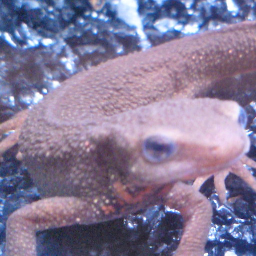
#> input picture 100knocks_image_processing/dataset/images/imori_256x256.png, 256 x 256 px; the run also reads 2 pictures not shown here
$ jupyter execute 01_10_answers.ipynb
#> lines starting #> are read from the running program, lines starting #| are printed output that depends on the picture; after the words box and inside, x2 and y2 are one past the last pixel; in counts of white or black regions, pixels touching at a corner belong together
# Question 1 - 10

- [Q.1 チャネル入れ替え](#q1)
- [Q.2 グレイスケール](#q2)
- [Q.3 二値化](#q3)
- [Q.4 大津の二値化](#q4)
- [Q.5 HSV変化](#q5)
- [Q.6 減色処理](#q6)
- [Q.7 平均プーリング](#q7)
- [Q.8 最大プーリング](#q8)
- [Q.9 ガウシアンフィルタ](#q9)
- [Q.10 メディアンフィルタ](#q10)

[cell 1]
from skimage import io
import cv2
import matplotlib.pyplot as plt
import numpy as np

img_orig = io.imread("../dataset/images/imori_256x256.png")
#> img_orig is the input picture: shape (256, 256, 3); mean R, G, B 133.4, 122.3, 152.1

[cell 2]
# Define my function.
def show_image(*images, **kwargs_imshow):
    num_images = len(images)

    fig, ax = plt.subplots(1, num_images)

    if num_images == 1:
        ax.imshow(images[0], **kwargs_imshow)
        return ax

    for i, img in enumerate(images):
        ax[i].imshow(img, **kwargs_imshow)

    plt.tight_layout()
    return fig

# <a id="q1">Q.1 チャネル入れ替え</a>

画像を読み込み、RGBをBGRの順に入れ替えよ。

[cell 3]
img_01 = img_orig.copy()

img_01 = img_01[:, :, ::-1]

show_image(img_orig, img_01)
plt.show()

# <a id="q2">Q.2 グレースケール Grayscale</a>

画像をグレースケールにせよ。 グレースケールとは、画像の輝度表現方法の一種であり下式で計算される。

$Grayscale = 0.2126 R + 0.7152 G + 0.0722 B$

それぞれの係数は人間の視覚の敏感さであり、Gに人間の最も強く反応し、Bにはあまり反応しないことを示す。

[cell 4]
# oimg_02 = img_orig.copy()

img_02_cv = cv2.cvtColor(img_orig, cv2.COLOR_RGB2GRAY)

def rgb2gray(img):
    img = img.copy().astype(np.float32)
    rgb_weights = [0.2126, 0.7152, 0.0722]
    img_out = np.average(img, axis=2, weights=rgb_weights)
    img_out = np.clip(img_out, 0, 255).astype(np.uint8)
    return img_out
img_02_my = rgb2gray(img_orig)

show_image(img_orig, img_02_cv, img_02_my, cmap="gray")
plt.show()

# <a id="q3">Q.3 二値化, Binarization</a>

画像を二値化せよ。 二値化とは、画像を特定の値を閾値として黒と白の二値で表現する方法である。 ここでは、
1. グレースケール化
2. 閾値を128にして二値化する。

$
y = \begin{cases}
    0 & (if \, x < th) \\
    255  & (otherwise)
  \end{cases}
$

[cell 5]
# opencv
img_gray = cv2.cvtColor(img_orig, cv2.COLOR_RGB2GRAY)
th, img_bin = cv2.threshold(img_gray, 127, 255, cv2.THRESH_BINARY)
#> img_bin: shape (256, 256); 50.3% white; 73 black regions (59 under 20 px), largest, box (x1, y1, x2, y2) and area: (0, 134, 196, 256) 16163, (0, 0, 141, 124) 7805, (194, 42, 256, 162) 3017

plt.figure(figsize=(12, 3))
plt.subplot(1, 3, 1)
plt.title('input')
plt.imshow(img_orig)
plt.subplot(1, 3, 2)
plt.title('gray')
plt.imshow(img_gray, cmap='gray')
plt.subplot(1, 3, 3)
plt.title('answer')
plt.imshow(img_bin, cmap='gray')
plt.show()

[cell 6]
# answer
def binary(img, th):
#> called with th = 127
    _img = img.copy()
    _img = np.minimum(_img // th, 1) * 255
    return _img.astype(np.uint8)
#> returned value: shape (256, 256); 50.8% white; 71 black regions (57 under 20 px), largest, box (x1, y1, x2, y2) and area: (0, 134, 196, 256) 16053, (0, 0, 141, 124) 7733, (194, 43, 256, 162) 2974

img_gray = cv2.cvtColor(img_orig, cv2.COLOR_RGB2GRAY)
img_bin = binary(img_gray, 127)

plt.figure(figsize=(12, 3))
plt.subplot(1, 3, 1)
plt.title('input')
plt.imshow(img_orig)
plt.subplot(1, 3, 2)
plt.title('gray')
plt.imshow(img_gray, cmap='gray')
plt.subplot(1, 3, 3)
plt.title('answer')
plt.imshow(img_bin, cmap='gray')
plt.show()

# <a id="q4">Q.4 大津の二値化, Otsu's binarization</a>

大津の二値化を実装せよ。 ここでは、
1. グレースケール化
2. 大津の二値化

大津の二値化とは判別分析法と呼ばれ、二値化における分離の閾値を自動決定する教師なし手法である。 これはクラス内分散とクラス間分散の比から計算される。

以下原理の説明。

まず、グレースケールの輝度値（ピクセルの値）のヒストグラムはこうなる。ここで赤線を閾値として、左側をクラス0、右側をクラス1として、この二つのクラスがバランスよく分離できれば良い二値化といえる。よって、クラス0と1の**分離度**を定義する。

[cell 7]
plt.hist(img_gray.ravel(), bins=255, rwidth=0.8, range=(0, 255))
plt.text(0, 500, 'class0', fontsize=17)
plt.text(200, 500, 'class1', fontsize=17)
plt.vlines(120, 0, 700, color='red', linestyles='dotted')
plt.xlabel('pixel')
plt.ylabel('appearance')
plt.show()

閾値tによってクラスタは次式で決定する。

$
cluster(y) = \begin{cases}
    0 & (if \, x <= th) \\
     1  & (otherwise)
  \end{cases}
$

**クラス内分散**は、次式のクラス0, 1の分散の重み付き和で定義される。

$\sigma_w^2 = w_0 \sigma_0^2 + w_1 \sigma_1^2$

ここで $w_x$は書くクラスに属するピクセル数、$\sigma_x^2$はクラスのピクセル数の分散。

**クラス間分散**は、各クラスの平均値が全体平均からどれだけ離れているかを表し、次式で定義される。

$
\sigma_b^2 = \frac{\omega_0}{\omega_0 + \omega_1} (M_0-M_t)^2 + \frac{\omega_1}{\omega_0 + \omega_1} (M_1-M_t)^2
$

$
\Biggl(
= \frac{\omega_0}{\omega_0 + \omega_1} (
\frac{p_0}{\omega_0} - \frac{p_0 + p_1}{\omega_0 + \omega_1})^2 + \frac{\omega_1}{\omega_0 + \omega_1} (
\frac{p_0}{\omega_1} - \frac{p_0 + p_1}{\omega_0 + \omega_1})^2
= \frac{\omega_0}{\omega_0 + \omega_1} (
\frac{p_0}{\omega_0} - \frac{p_0 + p_1}{\omega_0 + \omega_1})^2 + \frac{\omega_1}{\omega_0 + \omega_1} (
\frac{p_0}{\omega_1} - \frac{p_0 + p_1}{\omega_0 + \omega_1})^2
= \frac{\omega_0}{\omega_0 + \omega_1}
 (\frac{p_0 \omega_1 - p_1 \omega_0}{\omega_0 (\omega_0 + \omega_1) })^2
+ \frac{\omega_1}{\omega_0 + \omega_1}
 (\frac{p_0 \omega_1 - p_1 \omega_0}{\omega_1 (\omega_0 + \omega_1) })^2
 = \frac{(p_0 \omega_1 - p_1 \omega_0)^2}{ (\omega_0 + \omega_1) ^ 3}
(\frac{1}{\omega_0} + \frac{1}{\omega_1})
= \frac{(p_0 \omega_1 - p_1 \omega_0)^2}{ (\omega_0 + \omega_1) ^ 2 \omega_0 \omega_1}
= \frac{\omega_0 \omega_1}{ (\omega_0 + \omega_1) ^ 2}
(\frac{p_0}{\omega_0} - \frac{p_1}{\omega_1})^2\Biggl)
$

$= \frac{\omega_0 \omega_1}{ (\omega_0 + \omega_1) ^ 2} (M_0 - M_1)^2$

ここで、$M_t$は画像全体の平均値、$M_x$は各クラスの平均値を表す。

分離の度合いは一般的なクラス分類と同じ様に考え、クラス内分散が小さく、かつクラス間分散が大きくなるように定義される。
よって、次式で定義される分離度が最大になれば良い。

$X = \frac{\sigma_b^2}{\sigma_w^2}$

ここで、画像全体の分散はクラス間分散と、クラス内分散の和で定義される( $\sigma_t^2 = \sigma_w^2 + \sigma_b^2$ )ことを利用して、

$X = \frac{\sigma_b^2}{\sigma_w^2} = \frac{\sigma_b^2}{\sigma_t^2-\sigma_b^2}$

この分離度が最大となれば良くて、つまりクラス間分散が最大になれば良い。

${\rm argmax}_{t} \, X = {\rm argmax}_{t} \, \sigma_b^2$

以上のことから、閾値を[0, 255]の各値でクラス間分散を計算し、最大になる閾値が最適な閾値である。

[cell 8]
# opencv
th, img_bin = cv2.threshold(img_gray, 0,255,cv2.THRESH_BINARY+cv2.THRESH_OTSU)
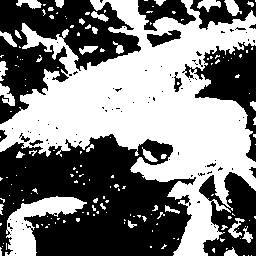
#> img_bin: shape (256, 256); 49.3% white; 165 white regions (132 under 20 px), largest, box (x1, y1, x2, y2) and area: (0, 0, 256, 256) 27584, (5, 196, 87, 256) 1943, (0, 83, 15, 106) 189
#> th = 129
print('threshold >>', th)
#| threshold >> 129.0

plt.figure(figsize=(12, 3))
plt.subplot(1, 3, 1)
plt.title('input')
plt.imshow(img_orig)
plt.subplot(1, 3, 2)
plt.title('gray')
plt.imshow(img_gray, cmap='gray')
plt.subplot(1, 3, 3)
plt.title('answer')
plt.imshow(img_bin, cmap='gray')
plt.show()

[cell 9]
def otsu_thresh(img):
    max_vari = -1
    max_th = 0
    for th in range(1, 254):
        m0 = img[img <= th].mean() # mean class 0
        m1 = img[img > th].mean() # mean class 1
        w0 = img[img <= th].size # pixel num class 0
        w1 = img[img > th].size # pixel num class 1
        vari = w0 * w1 / ((w0 + w1) ** 2) * ((m0 - m1) ** 2) # inter class variance
        if vari > max_vari:
            max_th = th
            max_vari = vari
#> this loop made 253 passes
#> (m0, m1, vari, max_vari) on passes 32 to 39: (32, 129, 0.144, 0.144), (32.5, 129, 0.284, 0.284), (33.25, 129, 0.56, 0.56), (34.36, 129, 1.5, 1.5), (35.1, 129, 2.69, 2.69), (35.77, 129.1, 4.11, 4.11), (36.65, 129.1, 6.64, 6.64), (37.46, 129.1, 9.99, 9.99)
#> after the loop, max_th = 129; max_vari = 1682.3

    img = binary(img, max_th)

    return max_th, img

th, img_bin = otsu_thresh(img_gray)
print('threshold >>', th)
#| threshold >> 129

plt.figure(figsize=(12, 3))
plt.subplot(1, 3, 1)
plt.title('input')
plt.imshow(img_orig)
plt.subplot(1, 3, 2)
plt.title('gray')
plt.imshow(img_gray, cmap='gray')
plt.subplot(1, 3, 3)
plt.title('answer')
plt.imshow(img_bin, cmap='gray')
plt.show()

# <a id="q5">Q.5 HSV変換, HSV transformation</a>

HSV変換を実装して、色相Hを反転（Hを180度反転）せよ。

HSV変換とは、**Hue(色相)、Saturation(彩度)、Value(明度)** で色を表現する手法である。

- Saturation ... 色の鮮やかさ。Saturationが低いと灰色さが顕著になり、くすんだ色となる。 ( $0 \leq S < 1$)
- Value ... 色の明るさ。Valueが高いほど白に近く、Valueが低いほど黒に近くなる。 ( $0 \leq V < 1$)
- Hue ... 色合いを0~360度で表現し、赤や青など色の種類を示す。 ( $0 \leq H < 1$) 色相は次の色に対応する。

ここでHueをとるのとRGBをとるのは何が違うかというと、色成分をとる時に違う、RGBでは $1678万 = 256^3$次元をとるため、緑を取りたいと思っても、範囲指定が複雑になる（G > 200 としてもRやBが200以上なら見た目が緑とは限らないから）。　逆にHueでは360次元で値をとるため、緑の指定が簡単になる。これを上手く活用できれば色成分の抽出が簡単に行えることもある。

[cell 10]
from matplotlib import cm
plt.figure(figsize=(12, 1))
plt.title('Hue')
for i in range(360):
    plt.vlines(i, 0, 1, color=cm.hsv(i / 360))
plt.show()
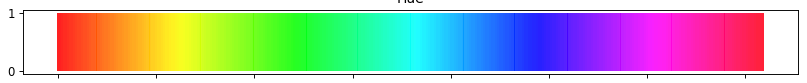
#> figure drawn by matplotlib, 1 panel

## RGB -> HSV　の変換

$v_{max} = max(R, G, B), \,\, v_{min} = min(R, G, B)$として、

$
H = \begin{cases}
    0 & ({\rm if} \, v_{min} = v_{max}) \\
    60 \frac{G - R}{v_{max} - v_{min}} + 60  & ({\rm if} \, B = v_{min}) \\
    60 \frac{B - G}{v_{max} - v_{min}} + 180  & ({\rm if} \, R = v_{min}) \\
    60 \frac{R - B}{v_{max} - v_{min}} + 300  & ({\rm if} \, G = v_{min}) \\
  \end{cases}
$

$S = v_{max} - v_{min}$

$V = v_{max}$

## HSV -> RGB の変換

$H' = \frac{H}{60}$

$X = S \, (1 - |H' {\rm mod}\, 2 - 1|)$

として、

$
(R, G, B) = (V - S) + \begin{cases}
    (S, X, 0) & ({\rm if} \, 0 \leq H' < 1) \\
    (X, C, 0) & ({\rm if} \, 1 \leq H' < 2) \\
    (0, C, X) & ({\rm if} \, 2 \leq H' < 3) \\
    (0, X, C) & ({\rm if} \, 3 \leq H' < 4) \\
    (X, 0, C) & ({\rm if} \, 4 \leq H' < 5) \\
    (C, 0, X) & ({\rm if} \, 5 \leq H' < 6) \\
  \end{cases}
$

[cell 11]
# opencv
hsv = cv2.cvtColor(img_orig, cv2.COLOR_RGB2HSV) # RGB -> HSV
#> hsv: shape (256, 256, 3); mean H, S, V 137.3, 67.6, 156.3
hsv[..., 0] = (hsv[..., 0] + 90) % 180 # Hue of opencv is defined [0, 180]
#> hsv: shape (256, 256, 3); mean H, S, V 42.4, 67.6, 156.3
img_hsv = cv2.cvtColor(hsv, cv2.COLOR_HSV2RGB) # HSV -> RGB
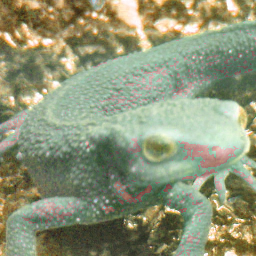
#> img_hsv: shape (256, 256, 3); mean R, G, B 142.5, 148.5, 119
plt.figure(figsize=(12, 3))
plt.subplot(1, 2, 1)
plt.title('input')
plt.imshow(img_orig)
plt.subplot(1, 2, 2)
plt.title('answer')
plt.imshow(img_hsv)
plt.show()

[cell 12]
# answer
def rgb2hsv(img):
    _img = img.copy().astype(np.float32)# / 255
    v_max = _img.max(axis=2)
    v_min = _img.min(axis=2)
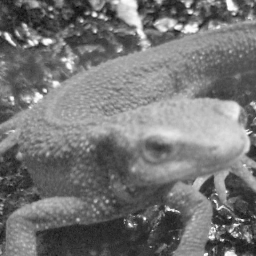
#> v_min: shape (256, 256) float32; min 5, max 255, mean 117.1
    v_argmin = _img.argmin(axis=2)
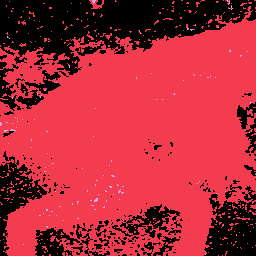
#> v_argmin: shape (256, 256) int64; 3 distinct labels, from 0 to 2; one colour per label, 0 black
    hsv = np.zeros_like(_img, dtype=np.float32)
    r, g, b = np.split(_img, 3, axis=2)
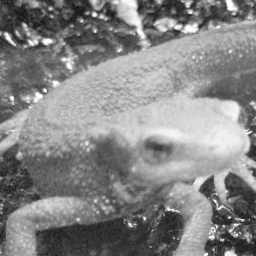
#> r: shape (256, 256, 1) float32; min 5, max 255, mean 133.4
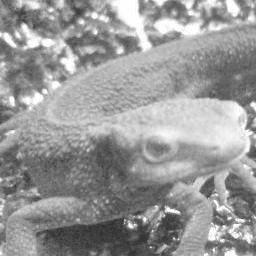
#> b: shape (256, 256, 1) float32; min 42, max 255, mean 152.1
    r, g, b = r[..., 0], g[..., 0], b[..., 0]

    diff = np.maximum(v_max - v_min, 1e-10)
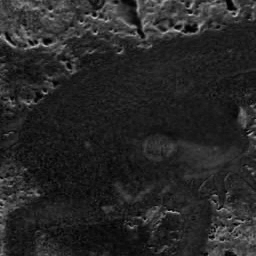
#> diff: shape (256, 256) float32; min 1e-10, max 191, mean 39.1

    # Hue
    ind = v_argmin == 2
#> ind: shape (256, 256) bool; 0.35% white in thin lines or dots
    hsv[..., 0][ind] = 60 * (g - r)[ind] / diff[ind] + 60
    ind = v_argmin == 0
#> ind: shape (256, 256) bool; 28.9% white; 163 white regions (128 under 20 px), largest, box (x1, y1, x2, y2) and area: (0, 0, 256, 75) 10274, (204, 186, 256, 256) 2360, (0, 151, 47, 256) 1672
    hsv[..., 0][ind] = 60 * (b - g)[ind] / diff[ind] + 180
    ind = v_argmin == 1
#> ind: shape (256, 256) bool; 70.8% white; 233 black regions (198 under 20 px), largest, box (x1, y1, x2, y2) and area: (0, 0, 256, 75) 10303, (204, 186, 256, 256) 2367, (0, 151, 47, 256) 1672
    hsv[..., 0][ind] = 60 * (r - b)[ind] / diff[ind] + 300
    ind = v_max == v_min
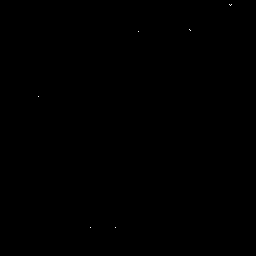
#> ind: shape (256, 256) bool; 0.01% white in thin lines or dots, all inside (x1, y1, x2, y2) = (38, 4, 232, 228)
    hsv[..., 0][ind] = 0
#> hsv: shape (256, 256, 3) float32; mean of channels 0, 1, 2 274.8, 0, 0
    # Saturation
    hsv[..., 1] = v_max - v_min
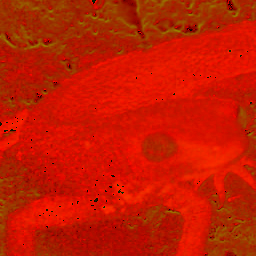
#> hsv: shape (256, 256, 3) float32; mean of channels 0, 1, 2 274.8, 39.1, 0; drawn with min black and max white
    # Value
    hsv[..., 2] = v_max
    return hsv

def hsv2rgb(hsv):
    h, s, v = np.split(hsv, 3, axis=2)
    h, s, v = h[..., 0], s[..., 0], v[..., 0]
    _h = h / 60
    x = s * (1 - np.abs(_h % 2 - 1))
    z = np.zeros_like(x)
    vals = np.array([[s, x, z], [x, s, z], [z, s, x], [z, x, s], [x, z, s], [s, z, x]])

    img = np.zeros_like(hsv)

    for i in range(6):
        ind = _h.astype(int) == i
        for j in range(3):
            img[..., j][ind] = (v - s)[ind] + vals[i, j][ind]

    return np.clip(img, 0, 255).astype(np.uint8)

hsv = rgb2hsv(img_orig) # RGB -> HSV
hsv[..., 0] = (hsv[..., 0] + 180) % 360 # Hue of opencv is defined [0, 180]
#> (the rest of the program and of its run is left out)
